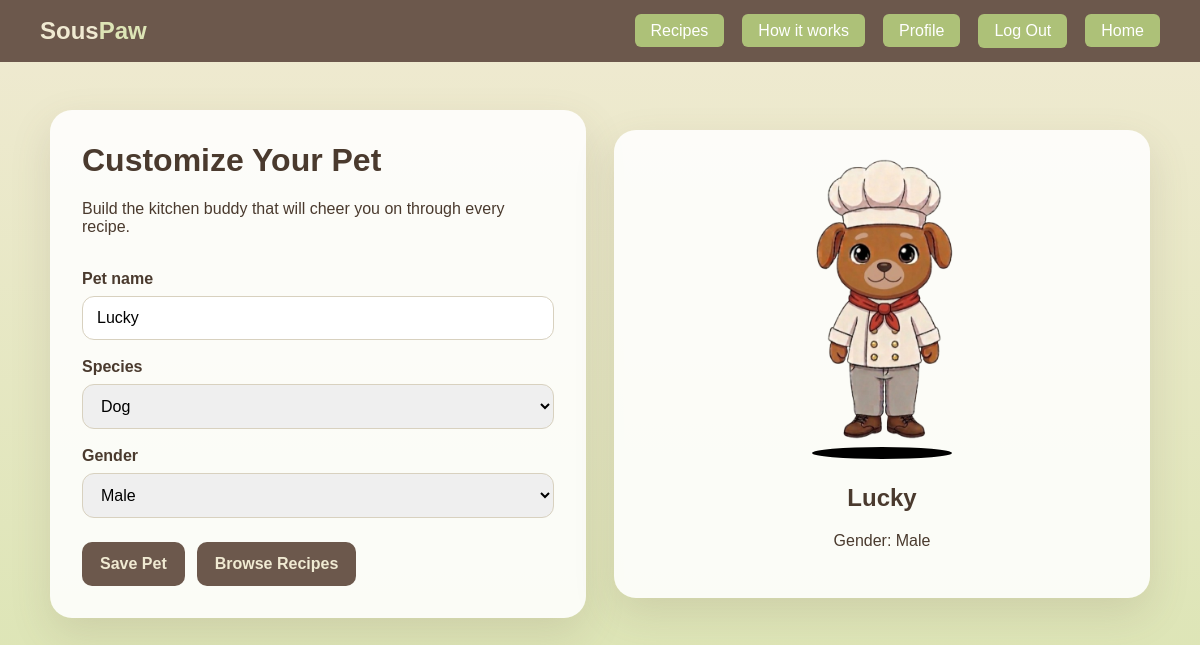
/pet/ (signed in), run on the app's committed database.
### recipes/models.py (models this page shows, shortened)
class PetProfile(models.Model):
    SPECIES_DOG = "dog"
    SPECIES_CAT = "cat"
    SPECIES_CHOICES = [
        (SPECIES_DOG, "Dog"),
        (SPECIES_CAT, "Cat"),
    ]
    GENDER_MALE = "Male"
    GENDER_FEMALE = "Female"
    GENDER_CHOICES = [
        (GENDER_MALE, "Male"),
        (GENDER_FEMALE, "Female"),
    ]
    user = models.OneToOneField(User, on_delete=models.CASCADE, related_name="pet_profile")
    name = models.CharField(max_length=50, default="Lucky")
    species = models.CharField(max_length=10, choices=SPECIES_CHOICES, default=SPECIES_DOG)
    gender = models.CharField(max_length=10, choices=GENDER_CHOICES, default=GENDER_MALE)

### recipes/views.py (the view, shortened to what this page needs)
# urls.py: path("pet/", views.pet_customizer, name="pet_customizer"),
@login_required
def pet_customizer(request):
    pet_profile, _ = PetProfile.objects.get_or_create(user=request.user)
    error_message = None
    success_message = None
    return render(
        request,
        "main.html",
        {
            "pet_profile": pet_profile,
            "species_choices": PetProfile.SPECIES_CHOICES,
            "gender_choices": PetProfile.GENDER_CHOICES,
            "error_message": error_message,
            "success_message": success_message,
        },
    )

### recipes/templates/main.html (shortened to what this page needs)
{% load static %}
<!DOCTYPE html>
<html lang="en">
<head>
  <link rel="stylesheet" href="{% static 'recipes/main.css' %}">
</head>
<body>
  <nav class="navbar">
    <a href="{% url 'home' %}" class="navbar-brand">Sous<span>Paw</span></a>
    <ul class="navbar-links">
      <li><a href="{% url 'search' %}" class="navbar-cta">Recipes</a></li>
      <li><a href="{% url 'tutorial' %}" class="navbar-cta">How it works</a></li>
      <li><a href="{% url 'profile' %}" class="navbar-cta">Profile</a></li>
      <li>
        <form method="post" action="{% url 'logout' %}" class="nav-form">
          <button type="submit" class="nav-button navbar-cta">Log Out</button>
        </form>
      </li>
      <li><a href="{% url 'home' %}" class="navbar-cta">Home</a></li>
    </ul>
  </nav>
  <div class="container">
    <div class="customizer">
      <h1>Customize Your Pet</h1>
      <p>Build the kitchen buddy that will cheer you on through every recipe.</p>
      <form method="post" class="pet-form">
        <label for="nameInput">Pet name</label>
        <input
          type="text"
          id="nameInput"
          name="name"
          maxlength="50"
          placeholder="Enter pet name..."
          value="{{ pet_profile.name }}"
          oninput="updateName()"
        >
        <label for="speciesInput">Species</label>
        <select id="speciesInput" name="species" onchange="updateAvatar()">
          {% for value, label in species_choices %}
          <option value="{{ value }}" {% if pet_profile.species == value %}selected{% endif %}>{{ label }}</option>
          {% endfor %}
        </select>
        <label for="genderInput">Gender</label>
        <select id="genderInput" name="gender" onchange="updateGenderLabel()">
          {% for value, label in gender_choices %}
          <option value="{{ value }}" {% if pet_profile.gender == value %}selected{% endif %}>{{ label }}</option>
          {% endfor %}
        </select>
        <div class="button-row">
          <button type="submit" class="primary-btn">Save Pet</button>
          <button
            type="button"
            class="primary-btn"
            onclick="window.location.href='{% url 'search' %}'"
          >
            Browse Recipes
          </button>
        </div>
      </form>
    </div>
    <div class="pet-card">
      <div class="animation-container">
        <div class="animated-pet">🐾</div>
        <div class="shadow"></div>
      </div>
      <div class="pet-info">
        <h2 id="displayName">{{ pet_profile.name }}</h2>
        <p id="displayGender">Gender: {{ pet_profile.gender }}</p>
      </div>
    </div>
  </div>
</body>
</html>

### recipes/static/recipes/main.css (style rules this page uses)
body { font-family: Arial, sans-serif; background: linear-gradient(180deg, #f0ead2 0%, #dde5b6 100%); color: #4a3a2e; margin: 0; }
.navbar { background-color: #6c584c; padding: 14px 40px; display: flex; align-items: center; justify-content: space-between; }
.navbar-brand { font-size: 1.5rem; font-weight: bold; color: #f0ead2; text-decoration: none; }
.navbar-brand span { color: #dde5b6; }
.navbar-links { list-style: none; display: flex; align-items: center; gap: 18px; margin: 0; padding: 0; }
.navbar-links a { color: #f0ead2; text-decoration: none; }
.navbar-cta { background-color: #ADC178; color: white !important; padding: 8px 16px; border-radius: 6px; transition: background-color 0.2s; }
.nav-form { margin: 0; }
.nav-button { border: none; cursor: pointer; font: inherit; }
.container { max-width: 1100px; margin: 0 auto; padding: 48px 20px; display: grid; grid-template-columns: repeat(auto-fit, minmax(320px, 1fr)); gap: 28px; align-items: center; }
.customizer, .pet-card { background: rgba(255, 255, 255, 0.88); border-radius: 22px; padding: 32px; box-shadow: 0 16px 40px rgba(108, 88, 76, 0.15); }
.customizer h1 { margin-top: 0; }
.customizer label { display: block; margin: 18px 0 8px; font-weight: bold; }
.customizer input, .customizer select { width: 100%; padding: 12px 14px; border: 1px solid #d8d1bf; border-radius: 12px; box-sizing: border-box; font-size: 1rem; }
.pet-form { display: flex; flex-direction: column; }
.primary-btn { display: inline-flex; align-items: center; justify-content: center; margin-top: 24px; background: #6c584c; color: #f0ead2; font-family: inherit; font-size: 1rem; line-height: 1.2; padding: 12px 18px; border-radius: 10px; text-decoration: none; font-weight: bold; border: 0; cursor: pointer; appearance: none; -webkit-appearance: none; }
.button-row { display: flex; flex-wrap: wrap; gap: 12px; }
.pet-card { text-align: center; }
.animation-container { padding-top: 10px; }
.animated-pet { width: 250px; height: 250px; display: flex; align-items: center; justify-content: center; margin: 0 auto; font-size: 120px; animation: bounce 1.5s infinite ease-in-out; }
.shadow { width: 140px; height: 12px; background: rgba(0, 0, 0, 1); border-radius: 50%; margin: 25px auto; animation: shadow-shrink 1.5s infinite ease-in-out; }

### data on the page
PetProfile: name "Lucky", species "Dog", gender "Male"
